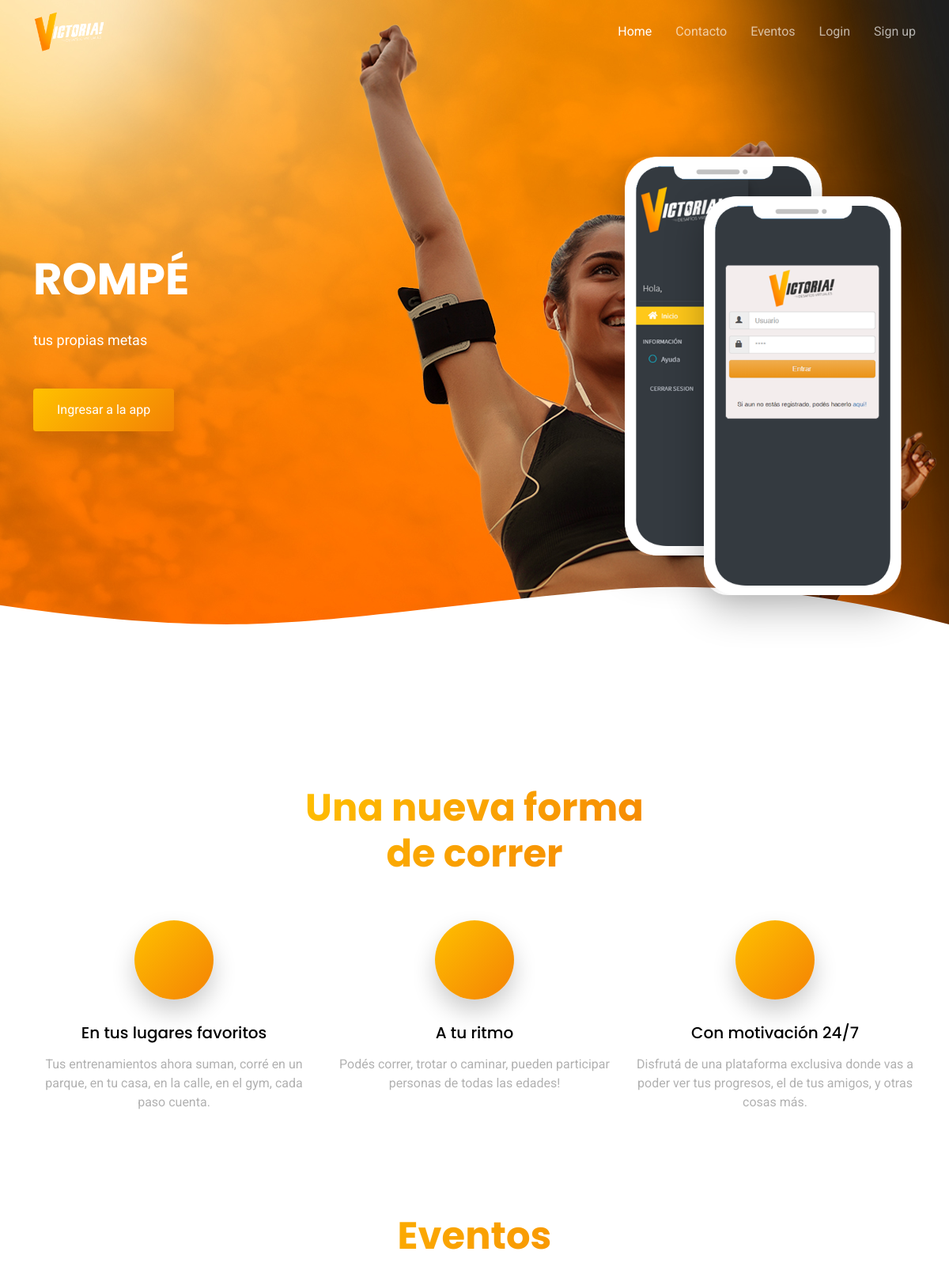
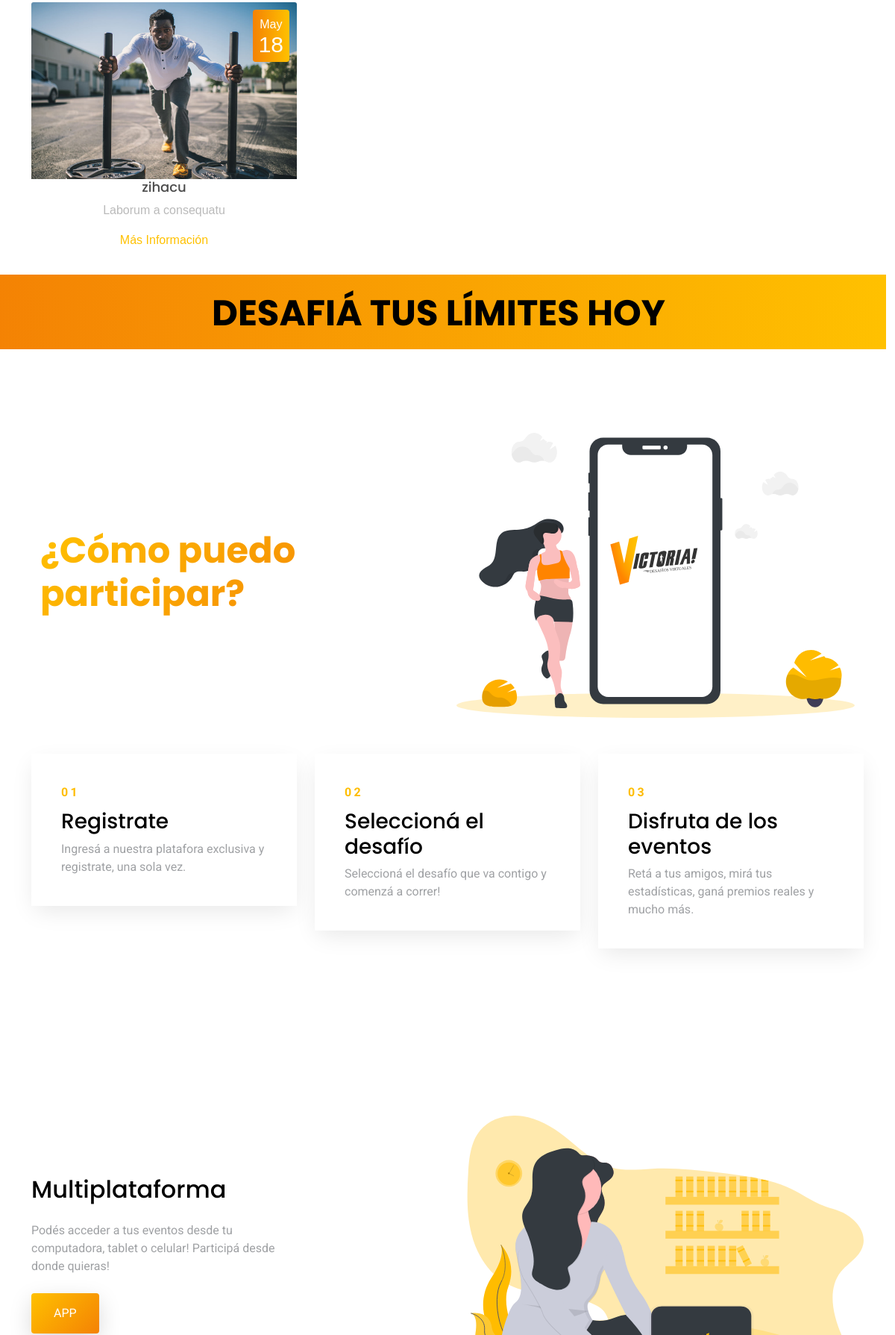
The page / (upper part) on the database its author committed (2 pictures, top to bottom).
### webapp/models.py (models this page shows, shortened)
class slider(models.Model):
    slider_id=models.AutoField(primary_key=True)
    title=models.CharField(max_length=100)
    desc=models.CharField(max_length=100)
    button_name=models.CharField(max_length=256)
    button_link=models.CharField(max_length=256)
    background = models.ImageField(upload_to='slider/',default="SuperAdmin/dummy.jpg")
    front_img = models.ImageField(upload_to='slider/',default="SuperAdmin/dummy.jpg")
    front_img_two = models.ImageField(upload_to='slider/',default="SuperAdmin/dummy.jpg")

class Event(models.Model):
    EventId = models.AutoField(primary_key=True)
    EventName = models.CharField(max_length=255, default="")
    Cost = models.FloatField(default=0.0)
    Registration_start = models.DateField()
    Registration_end = models.DateField()
    Runner_quantity = models.IntegerField(default=0)
    Event_logo = models.ImageField(upload_to='Eventlogo/',default="SuperAdmin/dummy.jpg")
    Status = models.CharField(max_length=50, default="")
    EventTypeId = models.ForeignKey(Event_Type , on_delete=models.SET_NULL,blank=True,null=True)
    Description = models.TextField(default="")
    created = models.DateTimeField(auto_now_add=True, blank=True)
    distance=models.FloatField(default="")

### webapp/views.py (the view)
# urls.py: path('',index.as_view(),name="index"),
class index(View):
    def get(self,request):
        webdata = setting.objects.all()[0]
        request.session['title']=webdata.website_title
        request.session['desc']=webdata.website_description
        request.session['logo']=str(webdata.website_logo.url)
        data={
             'slider':slider.objects.all()[0],
              'data':Event.objects.all().order_by('-EventId')[0:3]
        }
        return render(request,'landing/index.html',data)

### templates/landing/index.html (shortened to what this page needs)
{% extends 'landing/layout.html' %}
{% load static %}
{% block content%}
  <section class="hero-section" style="  background: linear-gradient(to right, rgba(0, 0, 0, 0) 0%, rgba(0, 0, 0, 0) 0%), url({{slider.background.url}});" id="hero">
    <div class="wave">
    </div>
    <div class="container">
      <div class="row align-items-center">
        <div class="col-12 hero-text-image">
          <div class="row">
            <div class="col-lg-8 text-center text-lg-start">
              <h1 data-aos="fade-right"> {{slider.title}} </h1>
              <p class="mb-5" data-aos="fade-right" data-aos-delay="100"> {{slider.desc}} </p>
              <p data-aos="fade-right" data-aos-delay="200" data-aos-offset="-500"><a href="{{slider.button_link}}" class="btn btn-primary">{{slider.button_name}}</a></p>
            </div>
            <div class="col-lg-4 iphone-wrap">
              <img src="{{slider.front_img_two.url}}" alt="Image" class="phone-2" data-aos="fade-right" data-aos-delay="200">
            </div>
          </div>
        </div>
      </div>
    </div>
  </section>
  <main id="main">
    <section class="section">
      <div class="container">
      <div class="row justify-content-center text-center mb-5">
        <div class="col-md-5" data-aos="fade-up">
          <h2 class="section-heading">Una nueva forma de correr</h2>
        </div>
      </div>
    </div>
      <div class="container">
        <div class="row">
          <div class="col-md-4" data-aos="fade-up" data-aos-delay="">
            <div class="feature-1 text-center">
              <div class="wrap-icon icon-1">
                <i class="bi bi-people"></i>
              </div>
              <h3 class="mb-3">En tus lugares favoritos</h3>
              <p>Tus entrenamientos ahora suman, corré en un parque, en tu casa, en la calle, en el gym, cada paso cuenta.</p>
            </div>
          </div>
          <div class="col-md-4" data-aos="fade-up" data-aos-delay="100">
            <div class="feature-1 text-center">
              <div class="wrap-icon icon-1">
                <i class="bi bi-brightness-high"></i>
              </div>
              <h3 class="mb-3">A tu ritmo</h3>
              <p>Podés correr, trotar o caminar, pueden participar personas de todas las edades!</p>
            </div>
          </div>
          <div class="col-md-4" data-aos="fade-up" data-aos-delay="200">
            <div class="feature-1 text-center">
              <div class="wrap-icon icon-1">
                <i class="bi bi-bar-chart"></i>
              </div>
              <h3 class="mb-3">Con motivación 24/7</h3>
              <p>Disfrutá de una plataforma exclusiva donde vas a poder ver tus progresos, el de tus amigos, y otras cosas más.</p>
            </div>
          </div>
        </div>
      </div>
    </section>
    <div id="eventos" class="blog-home2" "py-5">
      <div class="container">
        <div class="row justify-content-center">
          <div class="col-md-8 text-center" data-aos="fade-up">
            <h2 class="section-heading">Eventos</h2>
          </div>
        </div>
        <div class="row mt-4">
          {% for d in data %}
          <div class="col-md-4 text-center on-hover">
            <div class="card border-0 mb-4" data-aos="fade-up">
              <a href="/eventview/{{d.EventId}}"><img class="card-img-top" src="{{d.Event_logo.url}}" alt="wrappixel kit"></a>
              <div class="date-pos bg-info-gradiant p-2 d-inline-block text-center rounded text-white position-absolute">{{d.created|date:"F"  }}<span class="d-block">{{d.created.day}}</span></div>
              <h5 class="font-weight-medium "><a href="#" class="text-decoration-none link m-0">{{d.EventName}}</a></h5>
              <p class="">{{d.Description}}</p>
              <a href="/eventview/{{d.EventId}}" class="text-decoration-none linking text-themecolor text-center">Más Información</a>
            </div>
          </div>
          {% endfor %}
        </div>
      </div>
    </div>
     <div class="row cta1-fill">
       <div class="text-center">  <h2>DESAFIÁ TUS LÍMITES HOY</h2>  </div>
     </div>
    <section class="section">
      <div class="container">
        <div class="container">
          <div class="row align-items-center" data-aos="fade">
            <div class="col-md-5 me-auto">
              <h2 class="section-heading"> ¿Cómo puedo participar?</h2>
            </div>
            <div class="col-md-6" data-aos="fade-left">
              <img src="{% static '' %}landing/img/undraw_svg_1.svg" alt="Image" class="img-fluid">
            </div>
          </div>
        </div>
      <div class="pt-5" </div>
        <div class="row">
          <div class="col-md-4">
            <div class="step">
              <span class="number">01</span>
              <h3>Registrate</h3>
              <p>Ingresá a nuestra platafora exclusiva y registrate, una sola vez.</p>
            </div>
          </div>
          <div class="col-md-4">
            <div class="step">
              <span class="number">02</span>
              <h3>Seleccioná el desafío</h3>
              <p>Seleccioná el desafío que va contigo y comenzá a correr!</p>
            </div>
          </div>
          <div class="col-md-4">
            <div class="step">
              <span class="number">03</span>
              <h3>Disfruta de los eventos</h3>
              <p>Retá a tus amigos, mirá tus estadísticas, ganá premios reales y mucho más.</p>
            </div>
          </div>
        </div>
      </div>
    </section>
    <section class="section">
      <div class="container">
        <div class="row align-items-center">
          <div class="col-md-4 me-auto">
            <h2 class="mb-4">Multiplataforma</h2>
            <p class="mb-4">Podés acceder a tus eventos desde tu computadora, tablet o celular! Participá desde donde quieras!</p>
            <p><a href="#" class="btn btn-primary">APP</a></p>
          </div>
          <div class="col-md-6" data-aos="fade-left">
            <img src="{% static '' %}landing/img/undraw_svg_2.svg" alt="Image" class="img-fluid">
          </div>
        </div>
      </div>
    </section>
  </main>
  {% endblock %}

### static/landing/css/style.css (style rules this page uses)
html { overflow-x: hidden; }
body { font-family: "Roboto", sans-serif; color: #9fa1a4; line-height: 1.5; }
a { color: #777; text-decoration: none; transition: .3s all ease; }
h1, h2, h3, h4, h5, h6, .font-heading { font-family: "Poppins", sans-serif; color: #000; }
.container { z-index: 2; position: relative; }
section { overflow: hidden; }
.section { padding: 7rem 0; }
.section-heading { font-size: 3rem; font-weight: 700; background: linear-gradient(-45deg, #f48204, #ffc100); -webkit-background-clip: text; -webkit-text-fill-color: transparent; }
.btn { border: none; padding: 15px 30px !important; }
.btn.btn-primary { background: #1c1c1c; background: linear-gradient(-45deg, #f48204, #ffc100); color: #fff; box-shadow: 0 10px 30px 0 rgba(0, 0, 0, 0.15); }
.feature-1 .wrap-icon { margin: 0 auto; height: 100px; width: 100px; border-radius: 50%; position: relative; margin-bottom: 30px; box-shadow: 0 15px 30px 0 rgba(0, 0, 0, 0.2); display: inline-flex; align-items: center; justify-content: center; }
.feature-1 .wrap-icon.icon-1 { background: linear-gradient(-45deg, #f48204, #ffc100); }
.feature-1 .wrap-icon i { font-size: 40px; line-height: 0; color: #fff; }
.feature-1 h3 { font-size: 20px; }
.feature-1 p { color: #b1b1b1; }
.step { box-shadow: 0 10px 30px -5px rgba(0, 0, 0, 0.1); background: #fff; padding: 40px; }
.step .number { background: linear-gradient(-45deg, #f48204, #ffc100); -webkit-background-clip: text; -webkit-text-fill-color: transparent; font-weight: 700; letter-spacing: .2rem; margin-bottom: 10px; display: block; }
.step p:last-child { margin-bottom: 0px; }
.cta1-fill { background: linear-gradient(to right, #f48204, #ffc100); width: 100%; height: 100px; }
.cta1-fill h2 { color: rgb(0, 0, 0); font-size: 3rem; font-weight: 700; text-align: center; margin-top: 23px; }
.hero-section { background: linear-gradient(to right, rgba(0, 0, 0, 0) 0%, rgba(0, 0, 0, 0) 0%), url(../img/hero-bg.jpg); position: relative; }
.hero-section .wave { width: 100%; overflow: hidden; position: absolute; z-index: 1; bottom: -150px; }
.hero-section .wave svg { width: 100%; }
.hero-section, .hero-section > .container > .row { height: 100vh; min-height: 880px; }
.hero-section h1 { font-size: 3.5rem; color: #fff; font-weight: 700; margin-bottom: 30px; }
.hero-section p { font-size: 18px; color: #fff; }
.hero-section .iphone-wrap { position: relative; }
.hero-section .iphone-wrap .phone-2, .hero-section .iphone-wrap .phone-1 { position: absolute; top: -50%; overflow: hidden; left: 0; box-shadow: 0 15px 50px 0 rgba(0, 0, 0, 0.3); border-radius: 30px; }
.hero-section .iphone-wrap .phone-2, .hero-section .iphone-wrap .phone-1 { width: 250px; }
.hero-section .iphone-wrap .phone-2 { margin-top: 50px; margin-left: 100px; width: 250px; }
.blog-home2 { font-family: "Montserrat", sans-serif; color: #bababa; font-weight: 300; }
.blog-home2 h1, .blog-home2 h3, .blog-home2 h4, .blog-home2 h5, .blog-home2 h6 { color: #505050; }
.blog-home2 .font-weight-medium { font-weight: 500; }
.blog-home2 .text-themecolor { color: #ffc100; margin-bottom: 10px }
.blog-home2 h5 { line-height: 22px; font-size: 18px; }
.blog-home2 a.link { color: #4d4d4d; }
.blog-home2 .on-hover { -webkit-transition: 0.2s ease-in; -o-transition: 0.2s ease-in; transition: 0.2s ease-in; }
.blog-home2 .date-pos { right: 10px; top: 10px; }
.blog-home2 .date-pos span { font-size: 30px; line-height: 30px; }
.blog-home2 .bg-info-gradiant { background: #f48204; background: -webkit-linear-gradient(legacy-direction(to right), #f48204 0%, #ffc100 100%); background: -webkit-gradient(linear, left top, right top, from(#f48204), to(#ffc100)); background: -webkit-linear-gradient(left, #f48204 0%, #ffc100 100%); background: -o-linear-gradient(left, #f48204 0%, #ffc100 100%); background: linear-gradient(to right, #f48204 0%, #ffc100 100%); }

### rows shown on the page
slider: background (picture), title "ROMPÉ", desc "tus propias metas", button_name "Ingresar a la app", front_img_two (picture)
Event: Event_logo (picture), created "May", created.day "18", EventName "zihacu", Description "Laborum a consequatu"
